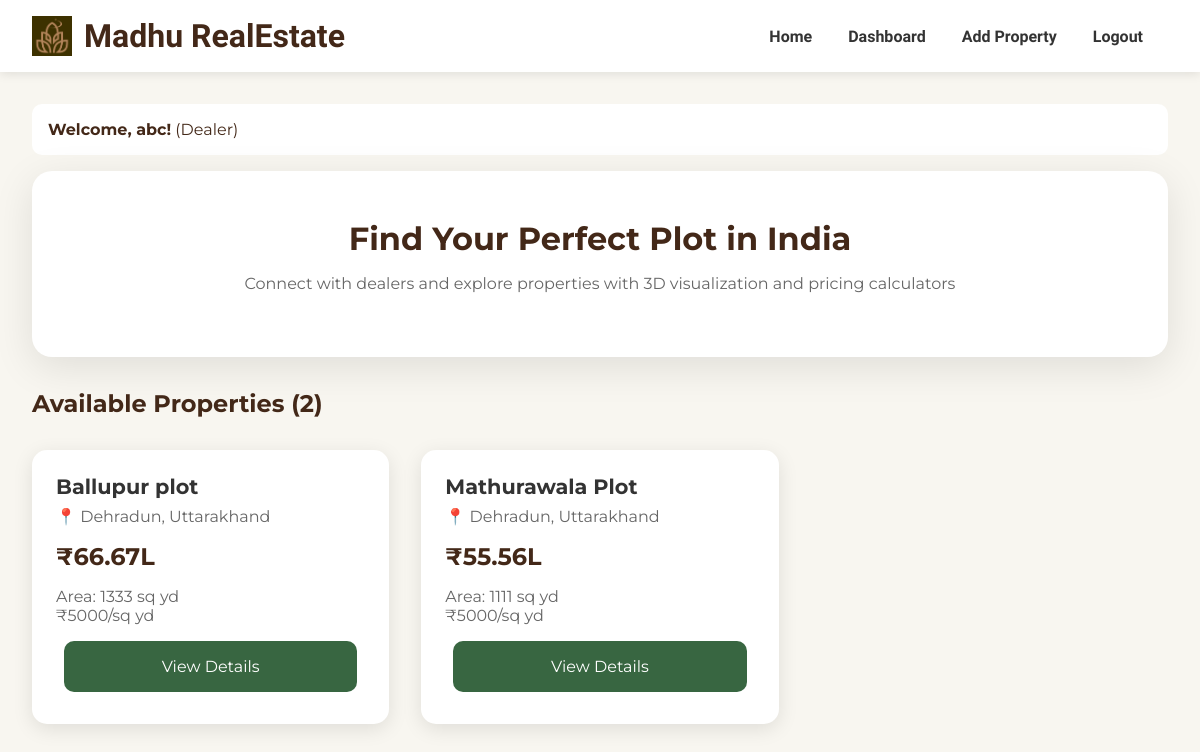
The app's page / (signed in) with its own data.
### app.py (models this page shows)
class Property(db.Model):
    id = db.Column(db.Integer, primary_key=True)
    title = db.Column(db.String(200), nullable=False)
    description = db.Column(db.Text)
    dealer_id = db.Column(db.Integer, db.ForeignKey('user.id'), nullable=False)
    address = db.Column(db.String(300), nullable=False)
    city = db.Column(db.String(100), nullable=False)
    state = db.Column(db.String(100), nullable=False)
    pincode = db.Column(db.String(10))
    latitude = db.Column(db.Float)
    longitude = db.Column(db.Float)
    length = db.Column(db.Float, nullable=False)
    width = db.Column(db.Float, nullable=False)
    area_sqft = db.Column(db.Float, nullable=False)
    area_sqyard = db.Column(db.Float, nullable=False)
    area_sqm = db.Column(db.Float, nullable=False)
    price_per_sqyard = db.Column(db.Float, nullable=False)
    total_price = db.Column(db.Float, nullable=False)
    boundary_type = db.Column(db.String(50))
    water_access = db.Column(db.Boolean, default=False)
    electricity = db.Column(db.Boolean, default=False)
    road_frontage = db.Column(db.Float)
    road_type = db.Column(db.String(50))
    legal_status = db.Column(db.String(100))
    documentation = db.Column(db.Text)
    created_at = db.Column(db.DateTime, default=datetime.utcnow)
    inquiries = db.relationship('Inquiry', backref='property', lazy=True)

### app.py (the view)
@app.route('/')
def home():
    properties = Property.query.order_by(Property.created_at.desc()).all()
    return render_template('home.html', properties=properties)

### templates/home.html (shortened to what this page needs)
<!DOCTYPE html>
<html>
<head>
    <link rel="stylesheet" href="{{ url_for('static', filename='css/home.css', v='1') }}">
</head>
<body>
    <div class="navbar">
        <h1><img src="{{ url_for('static', filename='uploads/logo.png') }}" alt="Logo" class="navbar-logo"> Madhu RealEstate</h1>
        <nav>
            <a href="/">Home</a>
            {% if session.user_id %}
                {% if session.user_type == 'dealer' %}
                    <a href="/dealer/dashboard">Dashboard</a>
                    <a href="/dealer/add-property">Add Property</a>
                {% else %}
                    <a href="/buyer/dashboard">Dashboard</a>
                {% endif %}
                <a href="/logout">Logout</a>
            {% else %}
                <a href="/login">Login</a>
                <a href="/register">Register</a>
            {% endif %}
        </nav>
    </div>
    <div class="container">
        {% if session.user_id %}
        <div class="user-info">
            <strong>Welcome, {{ session.username }}!</strong> ({{ session.user_type|capitalize }})
        </div>
        {% endif %}
        <div class="hero">
            <h2>Find Your Perfect Plot in India</h2>
            <p style="color: #666; margin: 1rem 0;">Connect with dealers and explore properties with 3D visualization and pricing calculators</p>
        </div>
        {% if properties %}
        <h2 style="color: #432818; margin: 2rem 0 1rem;">Available Properties ({{ properties|length }})</h2>
        <div class="properties">
            {% for property in properties %}
            <div class="property-card">
                <h3 class="property-title">{{ property.title }}</h3>
                <p style="color: #666;">📍 {{ property.city }}, {{ property.state }}</p>
                <div class="property-price">₹{{ "%.2f"|format(property.total_price / 100000) }}L</div>
                <p style="color: #666;">Area: {{ "%.0f"|format(property.area_sqyard) }} sq yd</p>
                <p style="color: #666;">₹{{ "%.0f"|format(property.price_per_sqyard) }}/sq yd</p>
                <a href="/property/{{ property.id }}" class="btn" style="margin-top: 1rem; display: block; text-align: center;">View Details</a>
            </div>
            {% endfor %}
        </div>
        {% else %}
        <div class="status">
            <h3>No Properties Available Yet</h3>
            <p style="color: #666; margin: 1rem 0;">Be the first dealer to list a property!</p>
        </div>
        {% endif %}
    </div>
</body>
</html>

### static/css/home.css (style rules this page uses)
* { margin: 0; padding: 0; box-sizing: border-box; }
body { font-family: "Montserrat", sans-serif; background-color:#f8f6f0 ; min-height: 100vh; color:#432818 }
.navbar { font-family: "Montserrat Alternates", sans-serif; background: white; padding: 1rem 2rem; box-shadow: 0 2px 10px rgba(0,0,0,0.1); display: flex; justify-content: space-between; align-items: center; }
.navbar h1 { color: #432818; display: flex; align-items: center; gap: 12px; }
.navbar-logo { height: 40px; width: auto; object-fit: contain; }
.navbar a { margin-left: 2rem; text-decoration: none; color: #333; font-weight: bold; }
nav { font-family: "Montserrat Alternates", sans-serif;margin-right: 25px; }
.container { max-width: 1200px; margin: 2rem auto; padding: 0 2rem; }
.hero { background: white; border-radius: 20px; padding: 3rem; text-align: center; box-shadow: 0 10px 40px rgba(0,0,0,0.1); }
.hero h2 { font-size: 2rem; margin-bottom: 1rem; }
.btn { background: #386641; color: white; padding: 1rem 2rem; border: none; border-radius: 10px; text-decoration: none; display: inline-block; margin: 0.5rem; }
.properties { display: grid; grid-template-columns: repeat(auto-fill, minmax(300px, 1fr)); gap: 2rem; margin-top: 2rem; }
.property-card { background: white; border-radius: 15px; padding: 1.5rem; box-shadow: 0 5px 20px rgba(0,0,0,0.1); }
.property-title { color: #333; font-size: 1.3rem; margin-bottom: 0.5rem; }
.property-price { color: #432818; font-size: 1.5rem; font-weight: bold; margin: 1rem 0; }
.user-info { background: white; padding: 1rem; border-radius: 10px; margin-bottom: 1rem; }

### records on screen
Property: title "Ballupur plot", city "Dehradun", state "Uttarakhand", property.total_price/100000 "66.67", area_sqyard "1333", price_per_sqyard "5000"
Property: title "Mathurawala Plot", city "Dehradun", state "Uttarakhand", property.total_price/100000 "55.56", area_sqyard "1111", price_per_sqyard "5000"

### other values on screen
{{ session.username }} "abc"
{{ session.user_type|capitalize }} "Dealer"
{{ properties|length }} "2"
